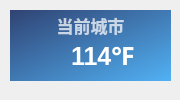
<?xml version="1.0" encoding="UTF-8"?>
<ui version="4.0">
 <class>Form</class>
 <widget class="QWidget" name="Form">
  <property name="geometry">
   <rect>
    <x>0</x>
    <y>0</y>
    <width>180</width>
    <height>100</height>
   </rect>
  </property>
  <property name="minimumSize">
   <size>
    <width>0</width>
    <height>0</height>
   </size>
  </property>
  <property name="maximumSize">
   <size>
    <width>16777215</width>
    <height>65536</height>
   </size>
  </property>
  <property name="windowTitle">
   <string>天气</string>
  </property>
  <widget class="QLabel" name="current_city">
   <property name="geometry">
    <rect>
     <x>10</x>
     <y>10</y>
     <width>161</width>
     <height>31</height>
    </rect>
   </property>
   <property name="font">
    <font>
     <family>Microsoft YaHei UI</family>
     <pointsize>13</pointsize>
     <weight>75</weight>
     <bold>true</bold>
    </font>
   </property>
   <property name="styleSheet">
    <string notr="true">color: rgba(255, 255, 255, 185);
font-weight: bold;</string>
   </property>
   <property name="text">
    <string>当前城市</string>
   </property>
   <property name="textFormat">
    <enum>Qt::PlainText</enum>
   </property>
   <property name="alignment">
    <set>Qt::AlignCenter</set>
   </property>
  </widget>
  <widget class="QLabel" name="backgnd">
   <property name="geometry">
    <rect>
     <x>10</x>
     <y>10</y>
     <width>161</width>
     <height>71</height>
    </rect>
   </property>
   <property name="styleSheet">
    <string notr="true">background-color: qlineargradient(spread:pad, x1:0, y1:0, x2:1, y2:1, stop:0 rgba(40, 60, 110, 245), stop:1 rgba(75, 175, 245, 245));</string>
   </property>
   <property name="text">
    <string/>
   </property>
  </widget>
  <widget class="QWidget" name="horizontalLayoutWidget">
   <property name="geometry">
    <rect>
     <x>30</x>
     <y>20</y>
     <width>121</width>
     <height>71</height>
    </rect>
   </property>
   <layout class="QHBoxLayout" name="horizontalLayout_2">
    <item>
     <widget class="QLabel" name="weather_icon">
      <property name="sizePolicy">
       <sizepolicy hsizetype="Maximum" vsizetype="Maximum">
        <horstretch>0</horstretch>
        <verstretch>0</verstretch>
       </sizepolicy>
      </property>
      <property name="text">
       <string/>
      </property>
      <property name="pixmap">
       <pixmap>../../img/weather/0.svg</pixmap>
      </property>
      <property name="alignment">
       <set>Qt::AlignCenter</set>
      </property>
     </widget>
    </item>
    <item>
     <widget class="QLabel" name="temperature">
      <property name="sizePolicy">
       <sizepolicy hsizetype="Maximum" vsizetype="Preferred">
        <horstretch>0</horstretch>
        <verstretch>0</verstretch>
       </sizepolicy>
      </property>
      <property name="font">
       <font>
        <family>Microsoft YaHei UI</family>
        <pointsize>19</pointsize>
        <weight>75</weight>
        <bold>true</bold>
       </font>
      </property>
      <property name="styleSheet">
       <string notr="true">border: none;
color: rgba(255, 255, 255, 255);
font-weight: bold</string>
      </property>
      <property name="text">
       <string>114℉</string>
      </property>
      <property name="textFormat">
       <enum>Qt::PlainText</enum>
      </property>
      <property name="alignment">
       <set>Qt::AlignLeading|Qt::AlignLeft|Qt::AlignVCenter</set>
      </property>
     </widget>
    </item>
   </layout>
  </widget>
  <zorder>backgnd</zorder>
  <zorder>current_city</zorder>
  <zorder>horizontalLayoutWidget</zorder>
 </widget>
 <resources/>
 <connections/>
</ui>
